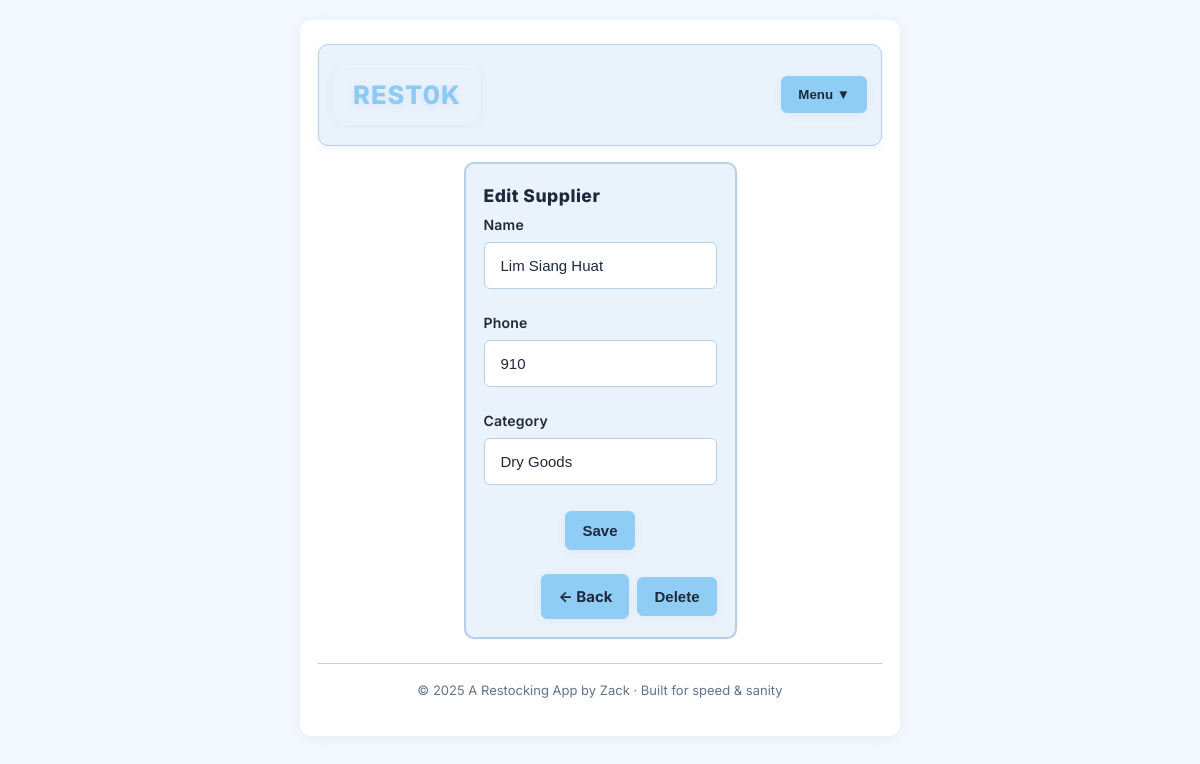
/suppliers/1/edit, run on an earlier commit of the app's database.
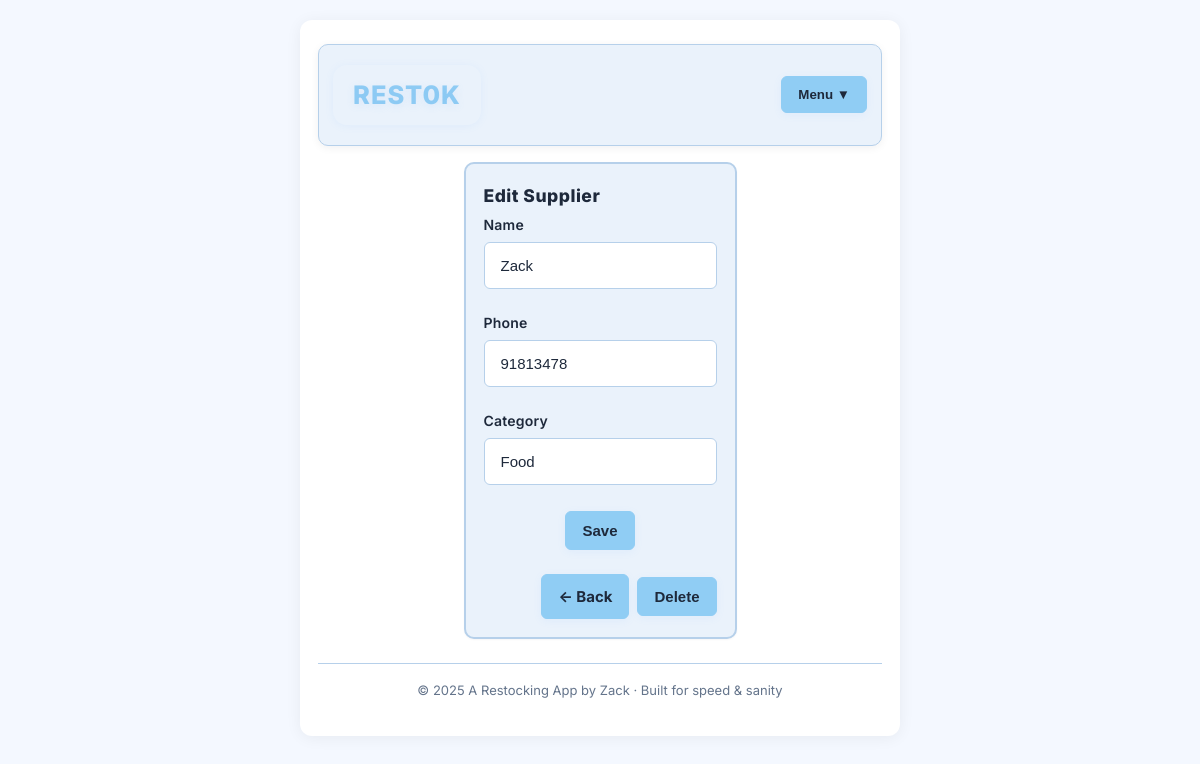
And on a later commit of the database.
### models.py (models this page shows)
class Supplier(db.Model):
    __tablename__ = "suppliers"
    id = db.Column(db.Integer, primary_key=True)
    name = db.Column(db.String(100), nullable=False)
    email = db.Column(db.String(100), nullable=True)
    phone = db.Column(db.String(20), nullable=False)
    category = db.Column(db.String(64))
    notes = db.Column(db.Text, nullable=True)
    items = db.relationship("Item", backref="supplier", cascade="all, delete-orphan")

### app.py (the view, shortened to what this page needs)
    @app.route("/suppliers/<int:supplier_id>/edit", methods=["GET", "POST"])
    def edit_supplier(supplier_id):
        supplier = Supplier.query.get_or_404(supplier_id)
        return render_template("edit_supplier.html", supplier=supplier)

### templates/edit_supplier.html
{% extends "base.html" %}
{% block content %}
<div class="card" style="max-width:400px; margin:auto; padding:18px;">
  <h3 style="margin-top:0;">Edit Supplier</h3>
  <form method="post" class="grid" style="gap: 12px;">
    <label class="form-label">
      <span>Name</span>
      <input name="name" value="{{ supplier.name }}" required class="input-wide">
    </label>
    <label class="form-label">
      <span>Phone</span>
      <input name="phone" value="{{ supplier.phone }}" class="input-wide">
    </label>
    <label class="form-label">
      <span>Category</span>
      <input name="category" value="{{ supplier.category }}" class="input-wide">
    </label>
    <button type="submit" class="btn primary" style="font-size:1rem;">Save</button>
    <div class="row" style="justify-content:flex-end; gap:8px; margin-top:12px;">
      <a href="{{ url_for('suppliers_list') }}" class="btn" style="font-size:1rem;">← Back</a>
      <form method="post" action="{{ url_for('supplier_delete', supplier_id=supplier.id) }}" style="display:inline;">
        <button type="submit" class="btn btn-delete" style="font-size:1rem;" onclick="return confirm('Delete this supplier?')">Delete</button>
      </form>
    </div>
  </form>
</div>
{% endblock %}

What changed in the data, as far as the page shows it:
changed Supplier: name "Lim Siang Huat" → "Zack"; phone "910" → "91813478"; category "Dry Goods" → "Food"
